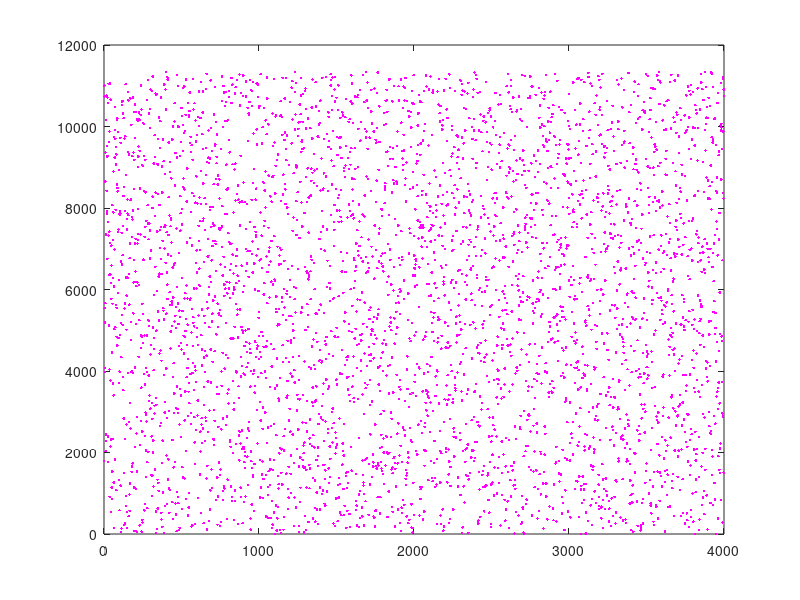

Recreate this plot in MATLAB.
%read in training data
All = csvread('data/training.csv',1,0);
%labels = csvread('data/training.csv',0,1);
%sort data by cover type (last column)
[Y,I] = sort(All(:,end)); 
SortedByCover = All(I,:);
%find indexes of where cover type changes
newCoverTypeIndex = [];
for i = 2:1:length(SortedByCover(:,end))
    if SortedByCover(i,end) ~= SortedByCover(i-1,end)
        newCoverTypeIndex(end+1) = i;
    end
end

plot(All(:,1),'. m');



